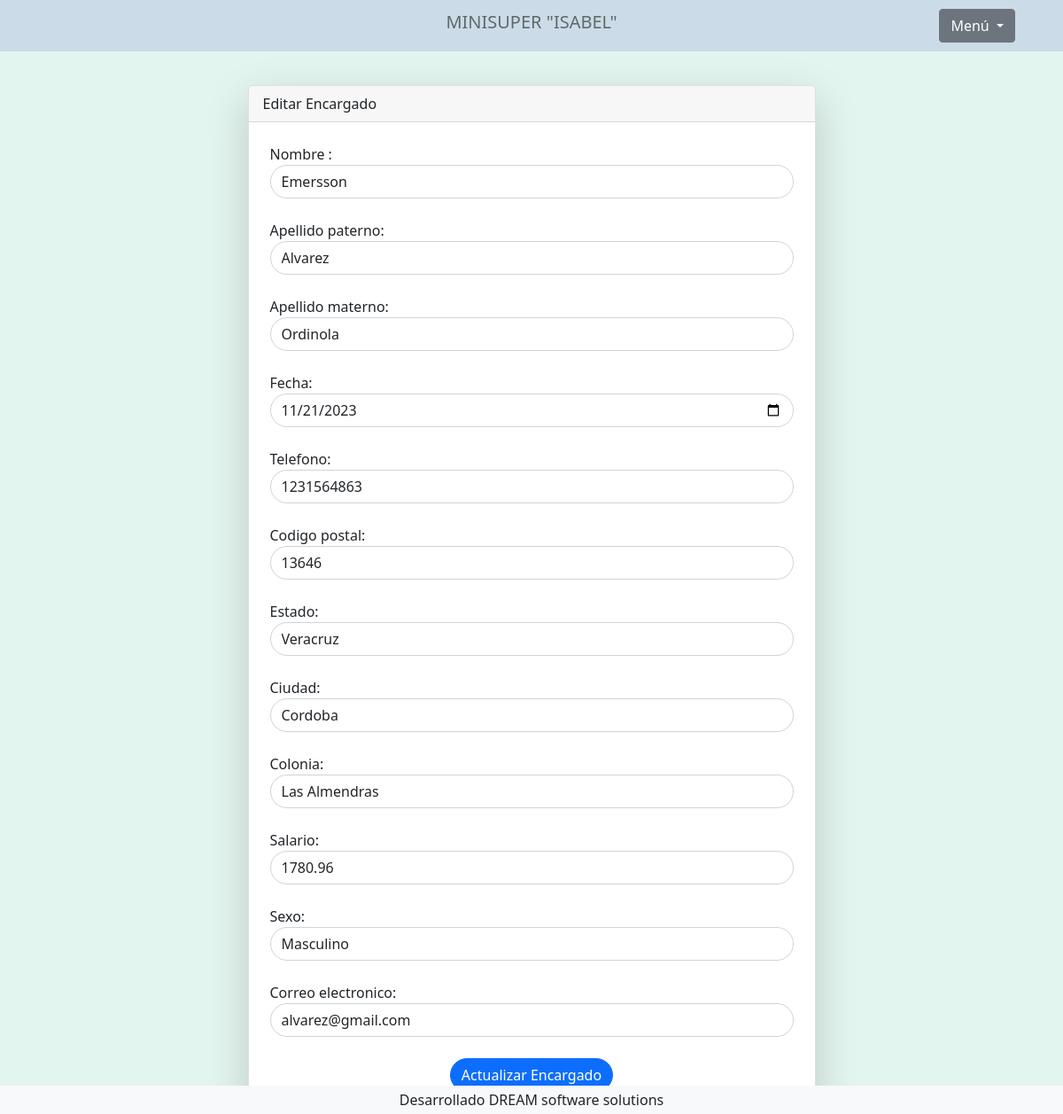
Page /Mnisuper/editar_personal.php?id_encargado=4 (signed in) on the committed database.
### tables this page shows
CREATE TABLE `encargados` (
  `id_encargado` smallint(5) NOT NULL,
  `nombre` varchar(50) NOT NULL,
  `apellido_paterno` varchar(50) NOT NULL,
  `apellido_materno` varchar(50) NOT NULL,
  `fecha` varchar(100) NOT NULL,
  `telefono` varchar(10) NOT NULL,
  `codigo_postal` int(5) NOT NULL,
  `estado` varchar(30) NOT NULL,
  `ciudad` varchar(30) NOT NULL,
  `colonia` varchar(30) NOT NULL,
  `salario` float NOT NULL,
  `imagen_encargado` varchar(100) NOT NULL,
  `sexo` varchar(50) NOT NULL,
  `correo_electronico` varchar(50) NOT NULL,
  `contrasena` varchar(10) NOT NULL
);

### Mnisuper/editar_personal.php (the view, shortened to what this page needs)
<?php
include 'header.php';
include_once "conexion.php";
if ($_SERVER["REQUEST_METHOD"] == "GET" && isset($_GET['id_encargado'])) {
    $id_encargado = $_GET['id_encargado'];
    $sql = "SELECT * FROM encargados WHERE id_encargado = ?";
    $stmt = $bd->prepare($sql);
    $stmt->execute([$id_encargado]);
    $encargado = $stmt->fetch(PDO::FETCH_OBJ);
?>
    <div class="container mt-5">
        <div class="row justify-content-center">
            <div class="col-md-7">
                <div class="card rounded-3 shadow-lg">
                    <div class="card-header">
                        Editar Encargado
                    </div>
                    <form class="p-4" action="actualizar_personal.php" method="post" enctype="multipart/form-data">
                        <label for="nombre">Nombre :</label>
                        <input type="text" class="form-control rounded-pill" name="nombre" pattern="[A-Za-z\s]+" title="Solo se permiten letras y espacios" value="<?php echo $encargado->nombre; ?>" autofocus required><br>
                        <label for="apellido_paterno">Apellido paterno:</label>
                        <input type="text" class="form-control rounded-pill" name="apellido_paterno" pattern="[A-Za-z\s]+" title="Solo se permiten letras y espacios" value="<?php echo $encargado->apellido_paterno; ?>" required><br>
                        <label for="apellido_materno">Apellido materno:</label>
                        <input type="text" class="form-control rounded-pill" name="apellido_materno" pattern="[A-Za-z\s]+" title="Solo se permiten letras y espacios" value="<?php echo $encargado->apellido_materno; ?>" required><br>
                        <label for="fecha">Fecha:</label>
                        <input type="date" class="form-control rounded-pill" name="fecha" value="<?php echo $encargado->fecha; ?>" required><br>
                        <label for="telefono">Telefono:</label>
                        <input type="text" class="form-control rounded-pill" name="telefono" pattern="\d{10}" title="Solo se permiten 10 dígitos" value="<?php echo $encargado->telefono; ?>" required><br>
                        <label for="codigo_postal">Codigo postal:</label>
                        <input type="text" class="form-control rounded-pill" name="codigo_postal" pattern="\d{5}" title="Solo se permiten 5 dígitos" value="<?php echo $encargado->codigo_postal; ?>" required><br>
                        <label for="estado">Estado:</label>
                        <input type="text" class="form-control rounded-pill" name="estado" pattern="[A-Za-z\s]+" title="Solo se permiten letras y espacios" value="<?php echo $encargado->estado; ?>" required><br>
                        <label for="ciudad">Ciudad:</label>
                        <input type="text" class="form-control rounded-pill" name="ciudad" pattern="[A-Za-z\s]+" title="Solo se permiten letras y espacios" value="<?php echo $encargado->ciudad; ?>" required><br>
                        <label for="colonia">Colonia:</label>
                        <input type="text" class="form-control rounded-pill" name="colonia" pattern="[A-Za-z\s]+" title="Solo se permiten letras y espacios" value="<?php echo $encargado->colonia; ?>" required><br>
                        <label for="salario">Salario:</label>
                        <input type="text" class="form-control rounded-pill" name="salario" pattern="\d+(\.\d{2})?" title="Solo se permiten números y dos decimales" value="<?php echo $encargado->salario; ?>" required><br>
                        <label for="sexo">Sexo:</label>
                        <select class="form-control rounded-pill" name="sexo" required>
                            <option value="Masculino" <?php echo $encargado->sexo == 'Masculino' ? 'selected' : ''; ?>>Masculino</option>
                        </select><br>
                        <label for="correo_electronico">Correo electronico:</label>
                        <input type="email" class="form-control rounded-pill" name="correo_electronico" value="<?php echo $encargado->correo_electronico; ?>" required><br>
                        <li class="d-flex justify-content-center">
                        <input type="submit" class="btn btn-primary rounded-pill animate__animated animate__rubberBand" value="Actualizar Encargado">
                        </li>
                    </form>
                </div>
            </div>
        </div>
    </div>
<?php
} else {
    header("Location: encargados.php?mensaje=error");
    exit();
}
include 'footer.php';
?>

### Mnisuper/header.php (style rules this page uses)
body { background-color: #E3F5EF; }

### rows in the picture
encargados: nombre "Emersson", apellido_paterno "Alvarez", apellido_materno "Ordinola", fecha "11/21/2023", telefono "1231564863", codigo_postal "13646", estado "Veracruz", ciudad "Cordoba", colonia "Las Almendras", salario "1780.96", sexo "Masculino", correo_electronico "alvarez@gmail.com"
